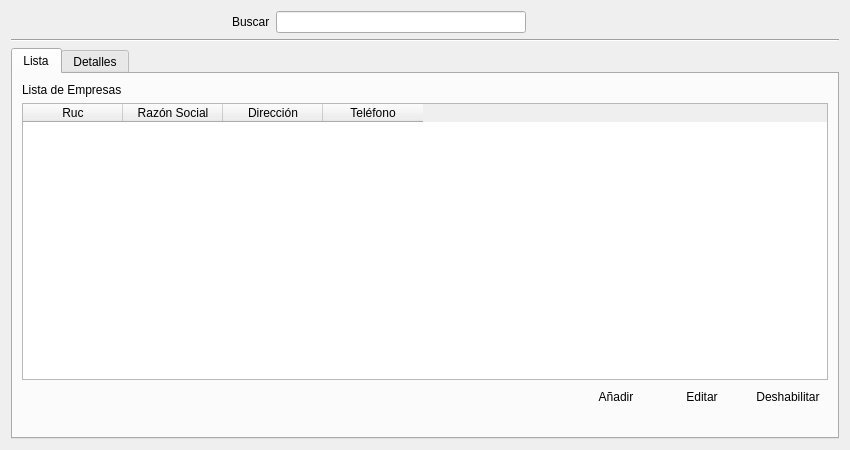
<?xml version="1.0" encoding="UTF-8"?>
<ui version="4.0">
 <class>ui_empresa</class>
 <widget class="QWidget" name="ui_empresa">
  <property name="geometry">
   <rect>
    <x>0</x>
    <y>0</y>
    <width>850</width>
    <height>450</height>
   </rect>
  </property>
  <property name="windowTitle">
   <string>Form</string>
  </property>
  <layout class="QGridLayout" name="gridLayout_7">
   <item row="0" column="0">
    <layout class="QGridLayout" name="gridLayout_6">
     <item row="0" column="0">
      <layout class="QGridLayout" name="gridLayout_11">
       <item row="0" column="0">
        <spacer name="horizontalSpacer_5">
         <property name="orientation">
          <enum>Qt::Horizontal</enum>
         </property>
         <property name="sizeHint" stdset="0">
          <size>
           <width>40</width>
           <height>20</height>
          </size>
         </property>
        </spacer>
       </item>
       <item row="0" column="1">
        <layout class="QGridLayout" name="gridLayout_10">
         <item row="0" column="0">
          <widget class="QLabel" name="label_3">
           <property name="text">
            <string>Buscar</string>
           </property>
          </widget>
         </item>
         <item row="0" column="1">
          <widget class="QLineEdit" name="lineEdit">
           <property name="minimumSize">
            <size>
             <width>250</width>
             <height>0</height>
            </size>
           </property>
           <property name="maximumSize">
            <size>
             <width>250</width>
             <height>16777215</height>
            </size>
           </property>
          </widget>
         </item>
         <item row="0" column="2">
          <widget class="QPushButton" name="pushButton_5">
           <property name="text">
            <string/>
           </property>
           <property name="icon">
            <iconset resource="Icons/Icons.qrc">
             <normaloff>:/Icons/1349716430_zoom.png</normaloff>:/Icons/1349716430_zoom.png</iconset>
           </property>
           <property name="flat">
            <bool>true</bool>
           </property>
          </widget>
         </item>
         <item row="0" column="3">
          <widget class="QPushButton" name="pushButton_6">
           <property name="text">
            <string/>
           </property>
           <property name="icon">
            <iconset resource="Icons/Icons.qrc">
             <normaloff>:/Icons/1349716435_cog.png</normaloff>:/Icons/1349716435_cog.png</iconset>
           </property>
           <property name="flat">
            <bool>true</bool>
           </property>
          </widget>
         </item>
        </layout>
       </item>
       <item row="0" column="2">
        <spacer name="horizontalSpacer_6">
         <property name="orientation">
          <enum>Qt::Horizontal</enum>
         </property>
         <property name="sizeHint" stdset="0">
          <size>
           <width>40</width>
           <height>20</height>
          </size>
         </property>
        </spacer>
       </item>
      </layout>
     </item>
     <item row="1" column="0">
      <widget class="Line" name="line">
       <property name="orientation">
        <enum>Qt::Horizontal</enum>
       </property>
      </widget>
     </item>
     <item row="2" column="0">
      <widget class="QTabWidget" name="tabWidget">
       <property name="currentIndex">
        <number>0</number>
       </property>
       <widget class="QWidget" name="List">
        <attribute name="title">
         <string>Lista</string>
        </attribute>
        <layout class="QGridLayout" name="gridLayout_5">
         <item row="0" column="0">
          <layout class="QGridLayout" name="gridLayout_4">
           <item row="0" column="0">
            <layout class="QGridLayout" name="gridLayout_3">
             <item row="0" column="0">
              <layout class="QGridLayout" name="gridLayout_2">
               <item row="0" column="0">
                <widget class="QLabel" name="label_2">
                 <property name="sizePolicy">
                  <sizepolicy hsizetype="Fixed" vsizetype="Preferred">
                   <horstretch>0</horstretch>
                   <verstretch>0</verstretch>
                  </sizepolicy>
                 </property>
                 <property name="text">
                  <string>Lista de Empresas</string>
                 </property>
                </widget>
               </item>
               <item row="1" column="0">
                <widget class="QTableWidget" name="tableWidget">
                 <column>
                  <property name="text">
                   <string>Ruc</string>
                  </property>
                 </column>
                 <column>
                  <property name="text">
                   <string>Razón Social</string>
                  </property>
                 </column>
                 <column>
                  <property name="text">
                   <string>Dirección</string>
                  </property>
                 </column>
                 <column>
                  <property name="text">
                   <string>Teléfono</string>
                  </property>
                 </column>
                </widget>
               </item>
              </layout>
             </item>
             <item row="1" column="0">
              <layout class="QGridLayout" name="gridLayout">
               <item row="0" column="0">
                <spacer name="horizontalSpacer_2">
                 <property name="orientation">
                  <enum>Qt::Horizontal</enum>
                 </property>
                 <property name="sizeHint" stdset="0">
                  <size>
                   <width>40</width>
                   <height>20</height>
                  </size>
                 </property>
                </spacer>
               </item>
               <item row="0" column="1">
                <widget class="QPushButton" name="pushButton_add_Empresa">
                 <property name="sizePolicy">
                  <sizepolicy hsizetype="Fixed" vsizetype="Fixed">
                   <horstretch>0</horstretch>
                   <verstretch>0</verstretch>
                  </sizepolicy>
                 </property>
                 <property name="text">
                  <string>Añadir</string>
                 </property>
                 <property name="icon">
                  <iconset resource="Icons/Icons.qrc">
                   <normaloff>:/Icons/1349716423_sq_plus.png</normaloff>:/Icons/1349716423_sq_plus.png</iconset>
                 </property>
                 <property name="flat">
                  <bool>true</bool>
                 </property>
                </widget>
               </item>
               <item row="0" column="3">
                <widget class="QPushButton" name="pushButton_sup_Empresa">
                 <property name="sizePolicy">
                  <sizepolicy hsizetype="Fixed" vsizetype="Fixed">
                   <horstretch>0</horstretch>
                   <verstretch>0</verstretch>
                  </sizepolicy>
                 </property>
                 <property name="text">
                  <string>Deshabilitar</string>
                 </property>
                 <property name="icon">
                  <iconset resource="Icons/Icons.qrc">
                   <normaloff>:/Icons/1349716432_round_minus.png</normaloff>:/Icons/1349716432_round_minus.png</iconset>
                 </property>
                 <property name="flat">
                  <bool>true</bool>
                 </property>
                </widget>
               </item>
               <item row="0" column="2">
                <widget class="QPushButton" name="pushButton_edit_Empresa">
                 <property name="sizePolicy">
                  <sizepolicy hsizetype="Fixed" vsizetype="Fixed">
                   <horstretch>0</horstretch>
                   <verstretch>0</verstretch>
                  </sizepolicy>
                 </property>
                 <property name="text">
                  <string>Editar</string>
                 </property>
                 <property name="icon">
                  <iconset resource="Icons/Icons.qrc">
                   <normaloff>:/Icons/1349716425_doc_edit.png</normaloff>:/Icons/1349716425_doc_edit.png</iconset>
                 </property>
                 <property name="flat">
                  <bool>true</bool>
                 </property>
                </widget>
               </item>
              </layout>
             </item>
            </layout>
           </item>
           <item row="1" column="0">
            <spacer name="horizontalSpacer_4">
             <property name="orientation">
              <enum>Qt::Horizontal</enum>
             </property>
             <property name="sizeHint" stdset="0">
              <size>
               <width>650</width>
               <height>20</height>
              </size>
             </property>
            </spacer>
           </item>
          </layout>
         </item>
        </layout>
       </widget>
       <widget class="QWidget" name="details">
        <attribute name="title">
         <string>Detalles</string>
        </attribute>
       </widget>
      </widget>
     </item>
    </layout>
   </item>
  </layout>
 </widget>
 <resources>
  <include location="Icons/Icons.qrc"/>
 </resources>
 <connections/>
</ui>
